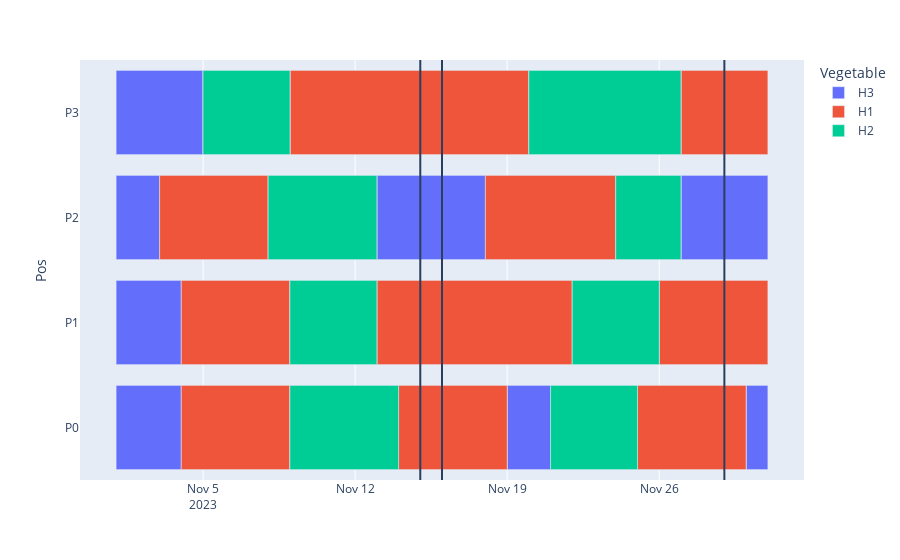

Source (notebook cell):
### Code cell
fig = px.timeline(df, x_start='Time_start',
                  x_end='Time_end',
                  y='Pos',
                  color='Vegetable')
fig.add_vline(x="2023-11-15")
fig.add_vline(x="2023-11-16")
fig.add_vline(x="2023-11-29")
fig.show()

### Figure 1 — Plotly figure (JSON) as saved in the notebook; plotly's stock layout.template omitted (floating-point values rounded to 4 significant figures)
{"data": [{"alignmentgroup": "True", "base": ["2023-11-01T00:00:00", "2023-11-19T00:00:00", "2023-11-30T00:00:00", "2023-11-01T00:00:00", "2023-11-19T00:00:00", "2023-11-30T00:00:00", "2023-11-01T00:00:00", "2023-11-19T00:00:00", "2023-11-30T00:00:00", "2023-11-01T00:00:00", "2023-11-01T00:00:00", "2023-11-01T00:00:00", "2023-11-01T00:00:00", "2023-11-13T00:00:00", "2023-11-27T00:00:00", "2023-11-01T00:00:00", "2023-11-13T00:00:00", "2023-11-27T00:00:00", "2023-11-01T00:00:00", "2023-11-13T00:00:00", "2023-11-27T00:00:00", "2023-11-01T00:00:00", "2023-11-01T00:00:00", "2023-11-01T00:00:00"], "hovertemplate": "Vegetable=H3<br>Time_start=%{base}<br>Time_end=%{x}<br>Pos=%{y}<extra></extra>", "legendgroup": "H3", "marker": {"color": "#636efa", "pattern": {"shape": ""}}, "name": "H3", "offsetgroup": "H3", "orientation": "h", "showlegend": true, "textposition": "auto", "type": "bar", "x": [259200000, 172800000, 86400000, 259200000, 172800000, 86400000, 259200000, 172800000, 86400000, 259200000, 259200000, 259200000, 172800000, 432000000, 345600000, 172800000, 432000000, 345600000, 172800000, 432000000, 345600000, 345600000, 345600000, 345600000], "xaxis": "x", "y": ["P0", "P0", "P0", "P0", "P0", "P0", "P0", "P0", "P0", "P1", "P1", "P1", "P2", "P2", "P2", "P2", "P2", "P2", "P2", "P2", "P2", "P3", "P3", "P3"], "yaxis": "y"}, {"alignmentgroup": "True", "base": ["2023-11-04T00:00:00", "2023-11-14T00:00:00", "2023-11-25T00:00:00", "2023-11-04T00:00:00", "2023-11-14T00:00:00", "2023-11-25T00:00:00", "2023-11-04T00:00:00", "2023-11-14T00:00:00", "2023-11-25T00:00:00", "2023-11-04T00:00:00", "2023-11-13T00:00:00", "2023-11-26T00:00:00", "2023-11-04T00:00:00", "2023-11-13T00:00:00", "2023-11-26T00:00:00", "2023-11-04T00:00:00", "2023-11-13T00:00:00", "2023-11-26T00:00:00", "2023-11-03T00:00:00", "2023-11-18T00:00:00", "2023-11-03T00:00:00", "2023-11-18T00:00:00", "2023-11-03T00:00:00", "2023-11-18T00:00:00", "2023-11-09T00:00:00", "2023-11-27T00:00:00", "2023-11-09T00:00:00", "2023-11-27T00:00:00", "2023-11-09T00:00:00", "2023-11-27T00:00:00"], "hovertemplate": "Vegetable=H1<br>Time_start=%{base}<br>Time_end=%{x}<br>Pos=%{y}<extra></extra>", "legendgroup": "H1", "marker": {"color": "#EF553B", "pattern": {"shape": ""}}, "name": "H1", "offsetgroup": "H1", "orientation": "h", "showlegend": true, "textposition": "auto", "type": "bar", "x": [432000000, 432000000, 432000000, 432000000, 432000000, 432000000, 432000000, 432000000, 432000000, 432000000, 777600000, 432000000, 432000000, 777600000, 432000000, 432000000, 777600000, 432000000, 432000000, 518400000, 432000000, 518400000, 432000000, 518400000, 950400000, 345600000, 950400000, 345600000, 950400000, 345600000], "xaxis": "x", "y": ["P0", "P0", "P0", "P0", "P0", "P0", "P0", "P0", "P0", "P1", "P1", "P1", "P1", "P1", "P1", "P1", "P1", "P1", "P2", "P2", "P2", "P2", "P2", "P2", "P3", "P3", "P3", "P3", "P3", "P3"], "yaxis": "y"}, {"alignmentgroup": "True", "base": ["2023-11-09T00:00:00", "2023-11-21T00:00:00", "2023-11-09T00:00:00", "2023-11-21T00:00:00", "2023-11-09T00:00:00", "2023-11-21T00:00:00", "2023-11-09T00:00:00", "2023-11-22T00:00:00", "2023-11-09T00:00:00", "2023-11-22T00:00:00", "2023-11-09T00:00:00", "2023-11-22T00:00:00", "2023-11-08T00:00:00", "2023-11-24T00:00:00", "2023-11-08T00:00:00", "2023-11-24T00:00:00", "2023-11-08T00:00:00", "2023-11-24T00:00:00", "2023-11-05T00:00:00", "2023-11-20T00:00:00", "2023-11-05T00:00:00", "2023-11-20T00:00:00", "2023-11-05T00:00:00", "2023-11-20T00:00:00"], "hovertemplate": "Vegetable=H2<br>Time_start=%{base}<br>Time_end=%{x}<br>Pos=%{y}<extra></extra>", "legendgroup": "H2", "marker": {"color": "#00cc96", "pattern": {"shape": ""}}, "name": "H2", "offsetgroup": "H2", "orientation": "h", "showlegend": true, "textposition": "auto", "type": "bar", "x": [432000000, 345600000, 432000000, 345600000, 432000000, 345600000, 345600000, 345600000, 345600000, 345600000, 345600000, 345600000, 432000000, 259200000, 432000000, 259200000, 432000000, 259200000, 345600000, 604800000, 345600000, 604800000, 345600000, 604800000], "xaxis": "x", "y": ["P0", "P0", "P0", "P0", "P0", "P0", "P1", "P1", "P1", "P1", "P1", "P1", "P2", "P2", "P2", "P2", "P2", "P2", "P3", "P3", "P3", "P3", "P3", "P3"], "yaxis": "y"}], "layout": {"barmode": "overlay", "legend": {"title": {"text": "Vegetable"}, "tracegroupgap": 0}, "margin": {"t": 60}, "shapes": [{"type": "line", "x0": "2023-11-15", "x1": "2023-11-15", "xref": "x", "y0": 0, "y1": 1, "yref": "y domain"}, {"type": "line", "x0": "2023-11-16", "x1": "2023-11-16", "xref": "x", "y0": 0, "y1": 1, "yref": "y domain"}, {"type": "line", "x0": "2023-11-29", "x1": "2023-11-29", "xref": "x", "y0": 0, "y1": 1, "yref": "y domain"}], "xaxis": {"anchor": "y", "domain": [0, 1], "type": "date"}, "yaxis": {"anchor": "x", "domain": [0, 1], "title": {"text": "Pos"}}}}
